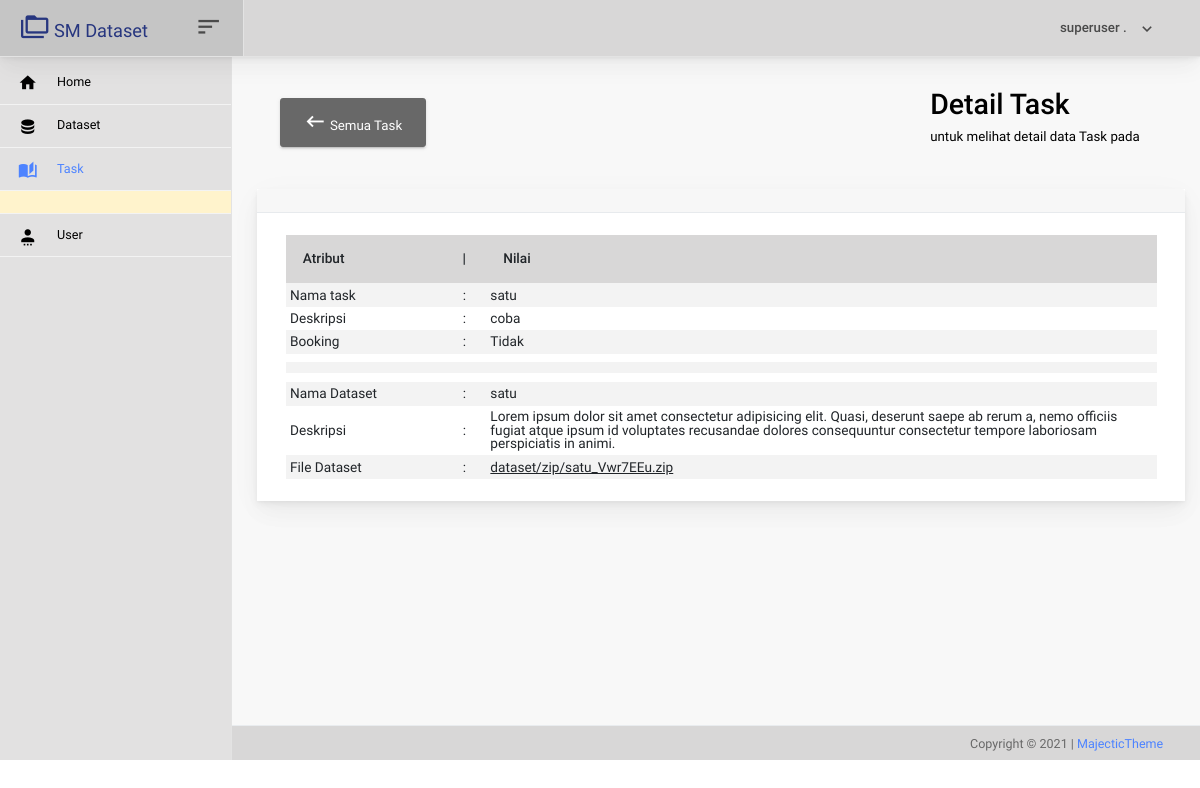
The app's page /app-dataset/task/detail/4 (signed in) with its own data.
### app_middleware/models.py (models this page shows)
class User(AbstractUser):
  pass

### app_dataset/models/task.py (models this page shows, shortened)
class Task(models.Model):
    user = models.ForeignKey(UserModel, on_delete=models.CASCADE,null=True)
    dataset = models.ForeignKey(ModelDataset, on_delete=models.CASCADE,null=True)
    name = models.CharField(max_length=255,default='')
    slugName = models.SlugField(blank=True, editable=False)
    description = models.TextField(default='')
    isBooking = models.BooleanField(default=False)
    deleted_at = models.DateTimeField(blank=True, null=True)
    class Meta:
        unique_together = ['user', 'dataset']

### app_dataset/models/dataset.py (models this page shows, shortened)
class Dataset(models.Model):
    name = models.CharField(max_length=255,default='')
    slugName = models.SlugField(blank=True, editable=False)
    description = models.TextField(default='')
    fileDataset = models.FileField(upload_to='dataset/zip', validators=[validate_file_dataset], null=True)

### app_dataset/views/task.py (the view)
# urls.py: path('task/detail/<int:pk>',views.TaskDetailView.as_view(), name='task-detail'),
@method_decorator(login_required, name='dispatch')
class TaskDetailView(DetailView):
    model = models.Task
    template_name = "app_dataset/task/detail.html"
    context_object_name = 'task'
    extra_context = EC_task_detailView
    def get_context_data(self, *args, **kwargs):
        kwargs.update(self.extra_context)
        context = super(TaskDetailView, self).get_context_data(*args, **kwargs)
        return context

### app_dataset/templates/app_dataset/task/detail.html (shortened to what this page needs)
{% extends 'templates.html' %}
{% load static %}
{% block content %}
    <div class="container  ">
        <div class="row">
          <div class="col-md-12 grid-margin">
            <div class="d-flex justify-content-between flex-wrap">
              <div class="d-flex align-items-end flex-wrap">
                <div class="mr-3 mr-xl-5 ml-4">
                    <a class="btn btn-secondary" href={% url 'ad:task-index' %}>
                    <i class='mdi mdi-keyboard-backspace'></i> Semua {{page_role}}
                </div>
              </div>
              <div class="d-flex justify-content-between align-items-end flex-wrap">
                  <div class="mr-3 mr-xl-5 pt-3">
                    <h2>{{page_judul}}</h2>
                    <p class="mb-md-0">{{page_deskripsi}}  pada {{pemetaan_cpl.matkul.nama}}</p>
                  </div>
              </div>
            </div>
          </div>
        </div>
    <br>
        <div class="card">
            <div class="card-header">
            </div>
            <div class="card-body">
            <div class="table-responsive">
             <table border='0' style='font-size : 14px' class='table table-striped table-hover'>
                   <thead>
                    <tr>
                        <th width='18%'>Atribut</th>
                        <th width='3%' class='text-center'>|</th>
                        <th>Nilai</th>
                    </tr>
                    </thead>
                    <tr>
                        <td>Nama task</td>
                        <td width='5%' class='text-center'> : </td>
                        <td>{{task.name}}  </td>
                    </tr>
                        <td>Deskripsi</td>
                        <td width='5%' class='text-center'> : </td>
                        <td>{{task.description}} </td>
                        <td>Booking</td>
                        <td width='5%' class='text-center'> : </td>
                        <td>
                            {% if task.isBooking == True  %}
                                Ya
                            {% else %}
                                Tidak
                            {% endif %}
                        </td>
                    <tr><td colspan="3"></td></tr>
                    <tr><td colspan="3"></td></tr>
                    <tr><td colspan="3"></td></tr>
                    <tr>
                        <td>Nama Dataset</td>
                        <td width='5%' class='text-center'> : </td>
                        <td>{{task.dataset.name}}  </td>
                    </tr>
                        <td>Deskripsi</td>
                        <td width='5%' class='text-center'> : </td>
                        <td>{{task.dataset.description}} </td>
                    <tr>
                        <td>File Dataset</td>
                        <td width='5%' class='text-center'> : </td>
                        <td>
                        {% if  task.dataset.isBooking == True %}
                            <u> <a href="{{task.dataset.fileDataset.url}}" target='__blank'>{{task.dataset.fileDataset}}</a></u>
                        {% else %}
                             <u>{{task.dataset.fileDataset}}</u>
                        {% endif %}
                        </td>
                    </tr>
                </table>
            </div>
            </div>
        </div>
    </div>
{% endblock content %}

### templates/partials/_navbar.html (shortened to what this page needs)
{% load static %}
    <nav class="navbar col-lg-12 col-12 p-0 fixed-top d-flex flex-row">
            <div class="navbar-brand-wrapper d-flex justify-content-center">
        <div class="navbar-brand-inner-wrapper d-flex justify-content-between align-items-center w-100">
          <a class="navbar-brand brand-logo" href="{% url 'index' %}">
            <i class=" mdi mdi-folder-multiple-outline"></i>
            <small>SM Dataset</small>
          </a>
          <button class="navbar-toggler navbar-toggler align-self-center" type="button" data-toggle="minimize">
            <span class="mdi mdi-sort-variant"></span>
          </button>
        </div>
      </div>
      <div class="navbar-menu-wrapper d-flex align-items-center justify-content-end">
        <ul class="navbar-nav navbar-nav-right">
           <li class="nav-item nav-profile dropdown">
            <a class="nav-link dropdown-toggle" href="#" data-toggle="dropdown" id="profileDropdown">
              <span class="nav-profile-name">
                {% if user.is_authenticated %}
                   {{user.first_name}} {{user.last_name}}
                {% else %}
                  Nama User
                {% endif %}
              </span>
            </a>
          </li>
        </ul>
      </div>
    </nav>

### static/css/style.css (style rules this page uses)
body { zoom: 0.95; }
.mdi { zoom: 1.2; }
.navbar .navbar-brand-wrapper { background: #c5c5c5 !important; }
.navbar .navbar-menu-wrapper { background: #d8d7d7 !important; }
.navbar { box-shadow: 0 0.46875rem 2.1875rem rgba(4, 9, 20, 0.03), 0 0.9375rem 1.40625rem rgba(4, 9, 20, 0.03), 0 0.25rem 0.53125rem rgba(4, 9, 20, 0.05), 0 0.125rem 0.1875rem rgba(4, 9, 20, 0.03); }
.table td { padding: 5px !important; font-size: 16px !important; }
.table th { padding: 20px !important; }
.table thead { background: #d8d7d7; }
.card { margin-top: -5px; padding-top: -5px }
.card .card-body { border-block-end-style: inherit !important; border-block-start-style: inherit !important; border-block-start-width: inherit !important; border-block-end-width: inherit !important; border-block-start-color: grey !important; border-block-end-color: grey !important; }
.card { box-shadow: 0 0.46875rem 2.1875rem rgba(4, 9, 20, 0.03), 0 0.9375rem 1.40625rem rgba(4, 9, 20, 0.03), 0 0.25rem 0.53125rem rgba(4, 9, 20, 0.05), 0 0.125rem 0.1875rem rgba(4, 9, 20, 0.03); border-width: 0; transition: all .2s; }
.table { zoom: 0.9; }

### app_dataset/templates/app_dataset/task/detail.html (style rules this page uses)
.table-responsive { display: table; }

### records on screen
User: first_name "superuser", last_name "."
Task: name "satu", description "coba", dataset.name "satu", dataset.description "Lorem ipsum dolor sit amet consectetur adipisicing elit. Quasi, deserunt saepe ab rerum a, nemo officiis fugiat atque ipsum id voluptates recusandae dolores consequuntur consectetur tempore laboriosam perspiciatis in animi.", dataset.fileDataset "dataset/zip/satu_Vwr7EEu.zip"

### other values on screen
{{ page_role }} "Task"
{{ page_judul }} "Detail Task"
{{ page_deskripsi }} "untuk melihat detail data Task"
